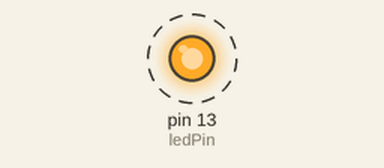
This sketch was run on a simulated Arduino Uno, built with avr-gcc and run on an emulated ATmega328P. Shown: output pins drawn as LEDs (lit = HIGH). Dashed ring = blinking. Not simulated (calls return 0 or success): arduino_secrets.h; what the sketch prints to the serial monitor is not drawn.

Above: at 0.5 s.
Timing chart, 0 to 4.6 s (numbered marks = the images above):
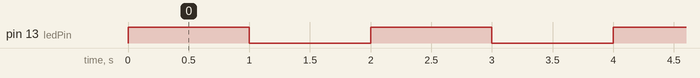

The sketch:

MECHATRONICS_BUILD_LAB_1.ino
```cpp
#include "arduino_secrets.h"

/***********************************************
 * PEO Scarborough Chapter
 * Mechatronics 2023
 * Ontario, Canada
 * Lab 1 - Blinking LED
 * November 7, 2023
 * Mechatronic Mavs
 * Maroof Sulaiman and Ishraq Alam

************************************************/
#define ledPin 13

void setup() {

    pinMode(ledPin, OUTPUT);

    Serial.begin(9600);
    while(!Serial);

}

void loop() {
    digitalWrite(ledPin, HIGH);
    Serial.println("LED ON");

    delay(1000);

    digitalWrite(ledPin, LOW);
    Serial.println("LED OFF");

    delay(1000);

}
```

Measured:
- by itself, pin 13 (ledPin): alternates HIGH for 1.0 s and LOW for 1.0 s
